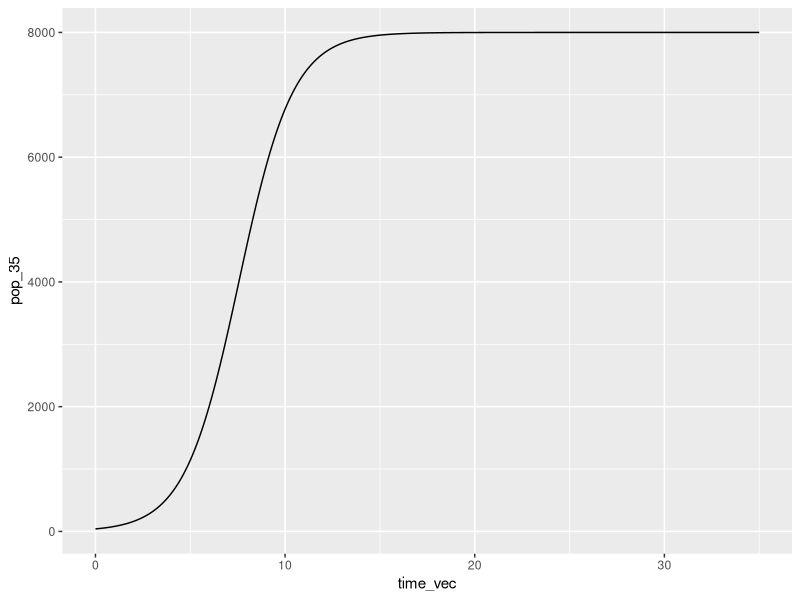
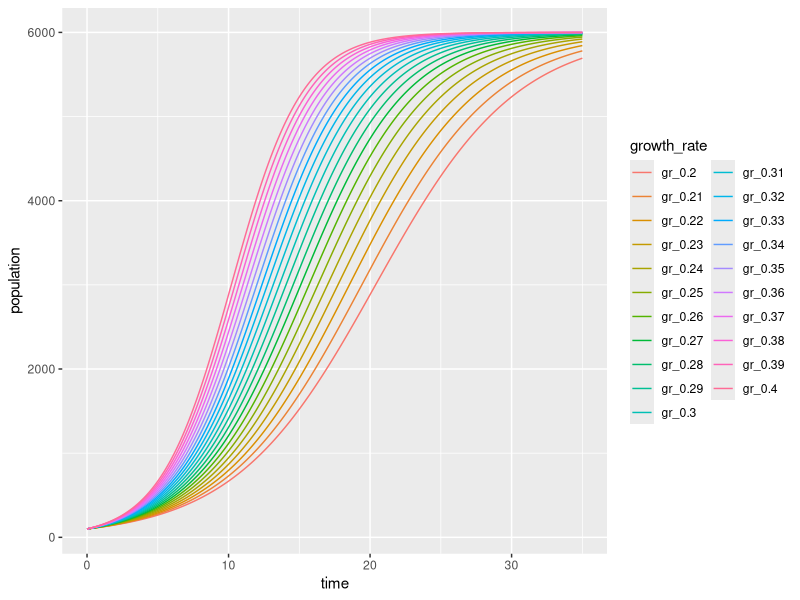

Write R code to recreate these figures, in order.
## ---- chunk 1
knitr::opts_chunk$set(echo = TRUE)
library(tidyverse)
## ---- chunk 2
#a nested for loop example

file_prefix <- c("temp", "ph", "salinity")
file_suffix <- c(1, 2, 3, 4, 5)

for (i in seq_along(file_prefix)) {
  for (j in seq_along(file_suffix)) {
    print(paste0(file_prefix[i], "_", file_suffix[j]))
  }
}
## ---- chunk 3
odds <- c(1, 3, 5)
evens <-c(2, 4, 6, 8)

for (i in seq_along(odds)) {
  for (j in seq_along(evens)) {
    print (odds[i] * evens[j])
  }
}
## ---- chunk 4
function_name <- function(bird, dog) {
  pets = bird + dog
  return(pets)
}
## ---- chunk 5
exclaim_age <- function(age){
  print(paste("I am", age, "years old!"))
}

exclaim_age(age = 10)
## ---- chunk 6
quarter_splits <-c(1.0, 1.1, 1.2, 1.1, 1.4, 1.5, 1.6, 1.4)

for (i in seq_along(quarter_splits)) {
  half_time <- quarter_splits[i] + quarter_splits[i + 1]
  print(half_time)
}

## ---- chunk 7
animal_age2 <- function(animal, age){
  if (animal == "dog") {
    print(age * 7)
  } else if (animal == "goat") {
    print(age * 4.7)
  }
}
## ---- chunk 8
double_this <- function(my_value) {
  print(2 * my_value)
}

double_this(my_value = 200)
double_this(200)

double_this(c(1, 2, 10, 100, 175))
## ---- chunk 9
exclaim_age <- function(name, age){
  print(paste("My name is", name, "and I am", age, "years old"))
}

exclaim_age(name = "Ruth", age = 27)
## ---- chunk 10
convert_animal_age <- function(animal, human_age) {
  if (animal == "dog") {
    print(human_age * 7)
  } else if (animal == "goat") {
    print(human_age * 4.7)
  } else {
    print("Please enter dog or goat for animal")
  }
}

convert_animal_age(animal = "dog", human_age = 12)
convert_animal_age(animal = "goat", human_age = 27)
convert_animal_age(animal = "whale", human_age = 28)
## ---- chunk 11
dog_choice <- tribble(
  ~dog_name, ~food,
  "Khora", "everything",
  "Teddy", "salmon",
  "Waffle", "pancakes",
  "Banjo", "chicken"
)

dog_menu <- function(name) {
  my_sub <- filter(dog_choice, dog_name == name)
  print(paste("My name is", my_sub$dog_name, "and my favorite food is", my_sub$food))
}

dog_menu(name = "Waffle")

## ---- chunk 12
means_over_columns <- function(df) {
  for (i in seq_along(df)) {
    col_mean <- mean(df[[i]], na.rm = TRUE)
    column_name <- colnames(df[i])
    print(paste("The mean value of", column_name, "is", col_mean))
  }
}

means_over_columns(df = mtcars)
means_over_columns(df = faithful)
## ---- chunk 13
apples <- c(1, 2, 3, 4)
price <- c(7, 10, 25)

fruit_out <- matrix(nrow = length(price), ncol = length(apples))

for (i in seq_along(apples)) {
  for (j in seq_along(price)) {
    total_cost <- price[j] * apples[i]
    fruit_out [j, i] <- total_cost
  }
}

#fruit_out [j, i] gives you the location in the matrix that will be populated
## ---- chunk 14
coffee <- c(1, 2, 3, 4, 5)
price <- c(3.50, 4.50, 5.00)

coffee_price <- matrix(nrow = length(price), ncol = length(coffee))

for (i in seq_along(coffee)) {
  for (j in seq_along(price)) {
    total_cost <- price[j] * coffee[i]
    coffee_price [j, i] <- total_cost
  }
}
## ---- chunk 15
clothing <- c("shirt", "pant", "shoes")
color <- c("purple", "red", "blue", "white")

our_clothes <- matrix(nrow = length(color), ncol = length(clothing))

for (i in seq_along(clothing)) {
  for (j in seq_along(color)) {
    clothing_details <- paste(color[j], clothing[i])
    our_clothes[j,i] <-clothing_details
  }
}

our_clothes
## ---- chunk 16
logistic_growth <- function(N0, K, r, time) {
  Nt <- K / (1 + ((K - N0) /N0) * exp(-r * time))
  print(Nt)
}
## ---- chunk 17
my_function <- function(oranges, rainbows) {
  (oranges * rainbows / 2.4)^2
}

# Shortcut: Mac: Cmd + Option + x
# PC: Ctrl + Alt + x
## ---- chunk 18
logistic_growth <- function(K, N0, r, time) {
  K / (1 + ((K - N0) / N0) * exp(-r * time))
}

#Test:
logistic_growth(K = 5000, N = 100, r = 0.07, time = 42)
## ---- chunk 19
time_vec <- seq(from = 0, to = 35, by = 0.1)

pop_35 <- logistic_growth(N0 = 40, K = 8000, r = 0.7, time = time_vec) #it's ok to be out of order IF you are explicit about what the # ='s to. write out the names to be safe

pop_time35_df <- data.frame(time_vec, pop_35)# vectors need to be the same length
## ---- chunk 20
#Make a ggplot

ggplot(data = pop_time35_df, aes(x = time_vec, y = pop_35))+
  geom_line()
## ---- chunk 21
pop_35_vec <-vector(mode = "numeric", length = length(time_vec))

for (i in seq_along(time_vec)) {
  population <- logistic_growth(N0 = 100, K = 6000, r = 0.27, time_vec[i])
  pop_35_vec[i] <- population
}
## ---- chunk 22
r_seq <- seq(from = 0.20, to = 0.4, by = 0.01)
## ---- chunk 23
out_matrix <-matrix(nrow = length(time_vec), ncol = length(r_seq))

for (i in seq_along(r_seq)){
  for (j in seq_along(time_vec)) {
    pop <- logistic_growth(N0 = 100, K = 6000, r = r_seq[i], time = time_vec[j])
    out_matrix[j, i] <- pop
  }
}

### Now some wrangling
logistic_df <- data.frame(out_matrix, time = time_vec)

colnames(logistic_df) <- c(paste0("gr_", r_seq), "time")

#we have three variables here: time, population, growth rate
#PIVOT
# -time, use ALL the columns but EXCLUDE time column

logistic_df_long <- logistic_df |> 
  pivot_longer(cols = -time, values_to = "population", names_to = "growth_rate")

ggplot(data = logistic_df_long, aes(x = time, y = population))+
  geom_line(aes(color = growth_rate))
## ---- chunk 24
calc_windpower <- function(rho, radius, windspeed) {
  
  if(windspeed > 130){
    warning("whoa, that's really fast. Are you sure?")
  }
  if (rho > 1.225){
    warning("That air density is suspicious")
  }
  
  if (radius < 0) {
    stop("Rotor radius must be a positive value (meters).")
  }
  0.3*rho*pi*(radius^2)*(windspeed^3)
}

